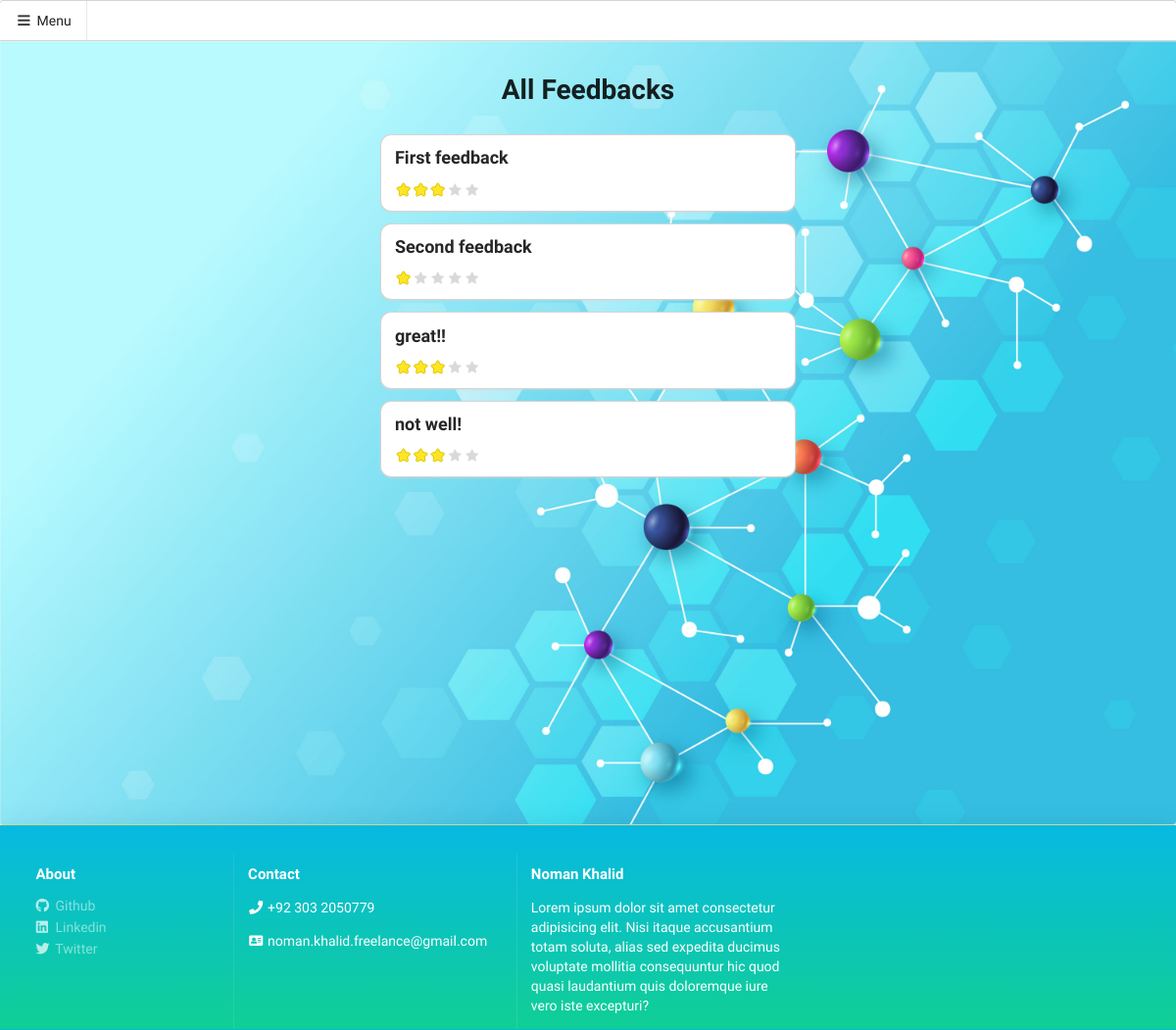
Page /feedbacks on the earlier database version.
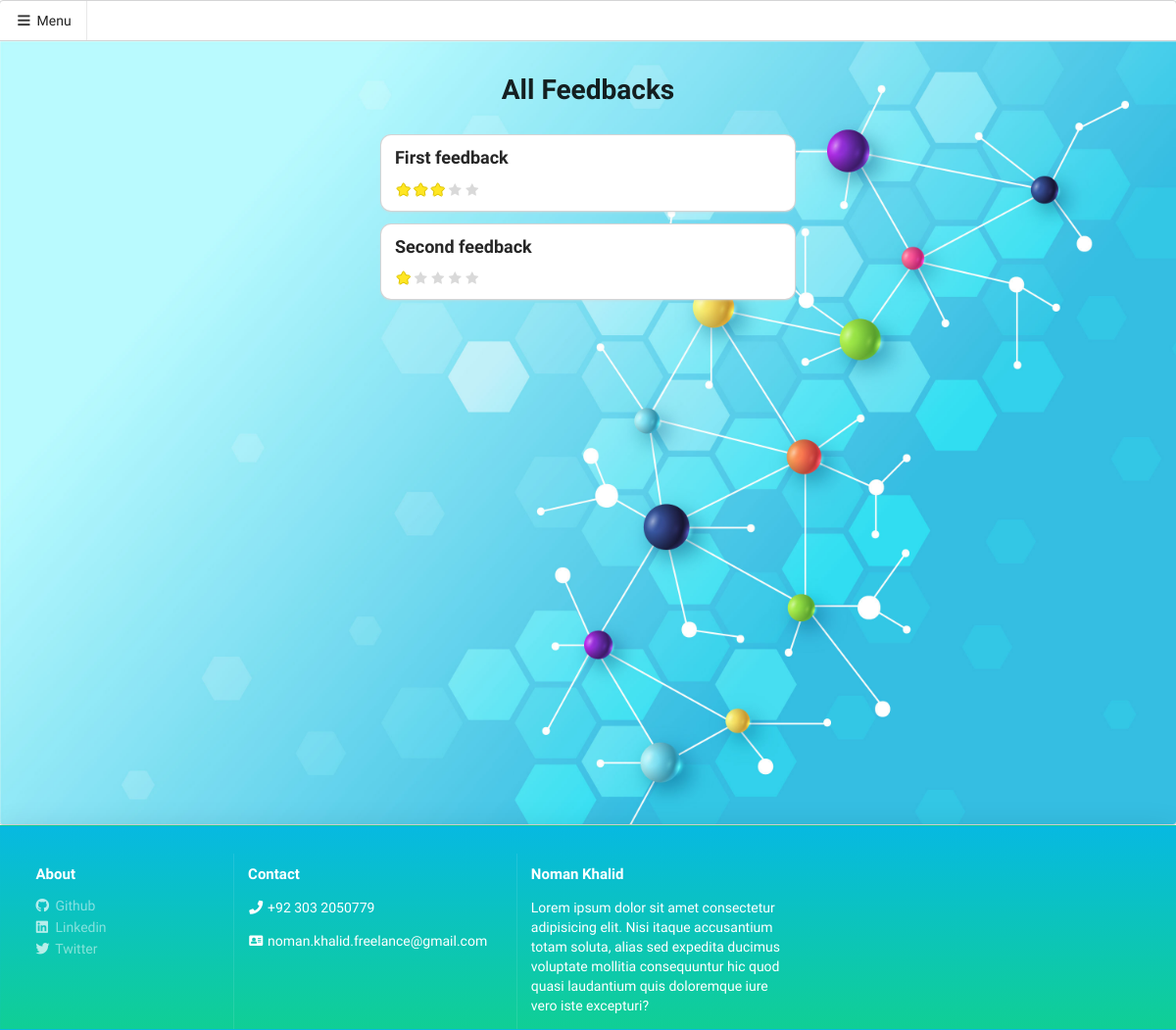
Same page on the later database version.
### app.py (models this page shows, shortened)
class Feedback(db.Model):
    id = db.Column("id",db.Integer, primary_key=True)
    content = db.Column("content",db.Text)
    rating = db.Column("rating",db.Integer)
    user_id = db.Column(db.Integer, db.ForeignKey('user.id'))
    student_id = db.Column(db.Integer, db.ForeignKey('student.id'))

### app.py (the view)
@app.route('/feedbacks')
def feedbacks():
  feedbacks = Feedback.query.all()
  return render_template('feedback/index.html', feedbacks=feedbacks )

### templates/feedback/index.html (shortened to what this page needs)
{% extends 'layout.html' %}  {% block content %}
<div class="row">
  <div class="ui eight wide column center aligned">
    <h1 class="ui">All Feedbacks</h1>
  </div>
</div>
<div class="row">
  <div class="ui six wide column">
    {%for feedback in feedbacks%}
    <div class="ui card">
      <div class="content">
        <div class="ui header aligned">
          {{ feedback.content }}
        </div>
        <div class="description">
          <div
            class="ui star rating"
            data-rating="{{ feedback.rating }}"
            data-max-rating="5"
          ></div>
        </div>
      </div>
    </div>
    {%endfor%}
  </div>
</div>
{% endblock %}

Differences in the rows shown:
removed Feedback: content "great!!"
removed Feedback: content "not well!"
